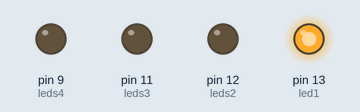
A sketch run on a simulated Arduino Uno, built with avr-gcc and run on an emulated ATmega328P. On the bench: output pins drawn as LEDs (lit = HIGH).

Above: at 1.0 s.
At 3.0 s:
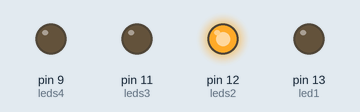
At 5.0 s:
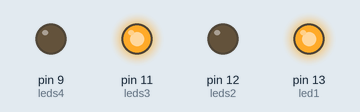
At 7.0 s:
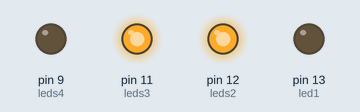
At 9.0 s:
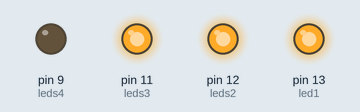
At 11.0 s:
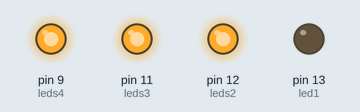
Timing chart, 0 to 15.6 s (numbered marks = the images above):
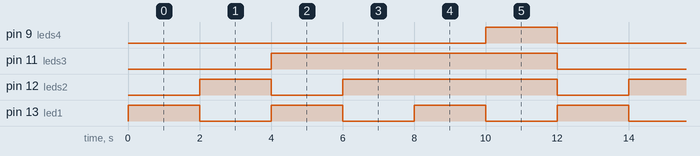

The sketch:

Ex_1.ino
```cpp
/**********************************************************************************
**                                                                               **
**                                Dau de LEDs                                    **
**                                                                               **
**                                                                               **
**                                                                               **
**********************************************************************************/


const int leds4 = 9;
const int leds3 = 11;
const int leds2 = 12;
const int led1 = 13;


void setup()
{
  pinMode(leds4, OUTPUT);
  pinMode(leds3, OUTPUT);
  pinMode(leds2, OUTPUT);
  pinMode(led1, OUTPUT);


}


void loop()
{
  digitalWrite(leds4, LOW);   // 1
  digitalWrite(leds3, LOW);
  digitalWrite(leds2, LOW);
  digitalWrite(led1, HIGH);
  delay(2000);

  digitalWrite(led1, LOW);    //   2
  digitalWrite(leds2, HIGH);
 digitalWrite(leds3, LOW);
digitalWrite(leds4, LOW);

  delay(2000);

      //  3

  digitalWrite(led1, HIGH);
  digitalWrite(leds2, LOW);
  digitalWrite(leds3, HIGH);
  digitalWrite(leds4, LOW);

  delay(2000);

  digitalWrite(led1, LOW);    //   4
  digitalWrite(leds2, HIGH);
 digitalWrite(leds3, HIGH);
digitalWrite(leds4, LOW);

  delay(2000);

  digitalWrite(led1, HIGH);   //   5
   digitalWrite(leds2, HIGH);
 digitalWrite(leds3, HIGH);
digitalWrite(leds4, LOW);

  delay(2000);

  digitalWrite(led1, LOW);    //  6
   digitalWrite(leds2, HIGH);
 digitalWrite(leds3, HIGH);
  digitalWrite(leds4, HIGH);

  delay(2000);


}
```

Measured:
- by itself, pin 9 (leds4): alternates HIGH for 2.0 s and LOW for 10.0 s
- by itself, pin 11 (leds3): alternates HIGH for 8.0 s and LOW for 4.0 s
- by itself, pin 12 (leds2): repeats every 12.0 s: LOW 2.0 s, HIGH 6.0 s, LOW 2.0 s, HIGH 2.0 s
- by itself, pin 13 (led1): alternates HIGH for 2.0 s and LOW for 2.0 s
